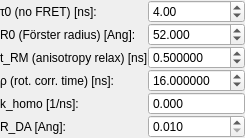
<?xml version="1.0" encoding="UTF-8"?>
<ui version="4.0">
 <class>Form</class>
 <widget class="QWidget" name="Form">
  <property name="geometry">
   <rect>
    <x>0</x>
    <y>0</y>
    <width>243</width>
    <height>122</height>
   </rect>
  </property>
  <property name="windowTitle">
   <string>HomoFRET Calculator</string>
  </property>
  <layout class="QVBoxLayout" name="verticalLayout">
   <property name="spacing">
    <number>0</number>
   </property>
   <property name="leftMargin">
    <number>0</number>
   </property>
   <property name="topMargin">
    <number>0</number>
   </property>
   <property name="rightMargin">
    <number>0</number>
   </property>
   <property name="bottomMargin">
    <number>0</number>
   </property>
   <item>
    <layout class="QFormLayout" name="formLayout">
     <property name="horizontalSpacing">
      <number>0</number>
     </property>
     <property name="verticalSpacing">
      <number>0</number>
     </property>
     <item row="0" column="0">
      <widget class="QLabel" name="label_tau0">
       <property name="text">
        <string>τ0 (no FRET) [ns]:</string>
       </property>
      </widget>
     </item>
     <item row="0" column="1">
      <widget class="QDoubleSpinBox" name="spin_tau0">
       <property name="minimum">
        <double>0.010000000000000</double>
       </property>
       <property name="maximum">
        <double>10000.000000000000000</double>
       </property>
       <property name="singleStep">
        <double>0.050000000000000</double>
       </property>
       <property name="value">
        <double>4.000000000000000</double>
       </property>
      </widget>
     </item>
     <item row="1" column="0">
      <widget class="QLabel" name="label_R0">
       <property name="text">
        <string>R0 (Förster radius) [Ang]:</string>
       </property>
      </widget>
     </item>
     <item row="1" column="1">
      <widget class="QDoubleSpinBox" name="spin_R0">
       <property name="decimals">
        <number>3</number>
       </property>
       <property name="maximum">
        <double>1000000.000000000000000</double>
       </property>
       <property name="singleStep">
        <double>0.500000000000000</double>
       </property>
       <property name="value">
        <double>52.000000000000000</double>
       </property>
      </widget>
     </item>
     <item row="2" column="0">
      <widget class="QLabel" name="label_tRM">
       <property name="text">
        <string>t_RM (anisotropy relax) [ns]</string>
       </property>
      </widget>
     </item>
     <item row="2" column="1">
      <widget class="QDoubleSpinBox" name="spin_tRM">
       <property name="decimals">
        <number>6</number>
       </property>
       <property name="minimum">
        <double>0.000000000000000</double>
       </property>
       <property name="maximum">
        <double>1000.000000000000000</double>
       </property>
       <property name="singleStep">
        <double>0.050000000000000</double>
       </property>
       <property name="value">
        <double>0.500000000000000</double>
       </property>
      </widget>
     </item>
     <item row="3" column="0">
      <widget class="QLabel" name="label_rho">
       <property name="text">
        <string>ρ (rot. corr. time) [ns]:</string>
       </property>
      </widget>
     </item>
     <item row="3" column="1">
      <widget class="QDoubleSpinBox" name="spin_rho">
       <property name="decimals">
        <number>6</number>
       </property>
       <property name="minimum">
        <double>0.000000000000000</double>
       </property>
       <property name="maximum">
        <double>1000.000000000000000</double>
       </property>
       <property name="singleStep">
        <double>0.100000000000000</double>
       </property>
       <property name="value">
        <double>16.000000000000000</double>
       </property>
      </widget>
     </item>
     <item row="4" column="0">
      <widget class="QLabel" name="label_khomo">
       <property name="text">
        <string>k_homo [1/ns]:</string>
       </property>
      </widget>
     </item>
     <item row="4" column="1">
      <widget class="QDoubleSpinBox" name="spin_kHomo">
       <property name="readOnly">
        <bool>true</bool>
       </property>
       <property name="buttonSymbols">
        <enum>QAbstractSpinBox::NoButtons</enum>
       </property>
       <property name="decimals">
        <number>3</number>
       </property>
       <property name="minimum">
        <double>0.000000000000000</double>
       </property>
       <property name="maximum">
        <double>1000000000000.000000000000000</double>
       </property>
      </widget>
     </item>
     <item row="5" column="0">
      <widget class="QLabel" name="label_Rhomo">
       <property name="text">
        <string>R_DA [Ang]:</string>
       </property>
      </widget>
     </item>
     <item row="5" column="1">
      <widget class="QDoubleSpinBox" name="spin_Rhomo">
       <property name="readOnly">
        <bool>false</bool>
       </property>
       <property name="buttonSymbols">
        <enum>QAbstractSpinBox::UpDownArrows</enum>
       </property>
       <property name="showGroupSeparator" stdset="0">
        <bool>false</bool>
       </property>
       <property name="decimals">
        <number>3</number>
       </property>
       <property name="minimum">
        <double>0.010000000000000</double>
       </property>
       <property name="maximum">
        <double>10000.000000000000000</double>
       </property>
      </widget>
     </item>
    </layout>
   </item>
  </layout>
 </widget>
 <resources/>
 <connections/>
</ui>
